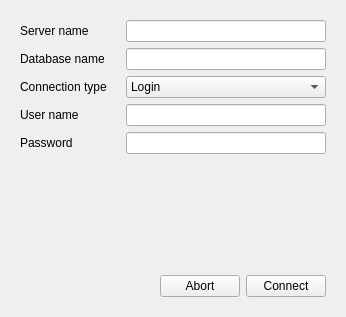
<?xml version="1.0" encoding="UTF-8"?>
<ui version="4.0">
 <class>AuthorizationWindow</class>
 <widget class="QWidget" name="AuthorizationWindow">
  <property name="geometry">
   <rect>
    <x>0</x>
    <y>0</y>
    <width>346</width>
    <height>317</height>
   </rect>
  </property>
  <property name="minimumSize">
   <size>
    <width>346</width>
    <height>317</height>
   </size>
  </property>
  <property name="maximumSize">
   <size>
    <width>346</width>
    <height>317</height>
   </size>
  </property>
  <property name="windowTitle">
   <string>Form</string>
  </property>
  <layout class="QVBoxLayout" name="verticalLayout_2">
   <item>
    <widget class="QFrame" name="settingsFrame">
     <layout class="QVBoxLayout" name="verticalLayout" stretch="1,0,0">
      <item>
       <layout class="QGridLayout" name="gridLayout" columnstretch="1,2">
        <item row="0" column="1">
         <widget class="QLineEdit" name="serverName"/>
        </item>
        <item row="2" column="1">
         <widget class="QComboBox" name="connectionType">
          <item>
           <property name="text">
            <string>Login</string>
           </property>
          </item>
          <item>
           <property name="text">
            <string>Trusted chanel</string>
           </property>
          </item>
         </widget>
        </item>
        <item row="1" column="1">
         <widget class="QLineEdit" name="databaseName"/>
        </item>
        <item row="4" column="0">
         <widget class="QLabel" name="label_5">
          <property name="text">
           <string>Password</string>
          </property>
         </widget>
        </item>
        <item row="0" column="0">
         <widget class="QLabel" name="label">
          <property name="text">
           <string>Server name</string>
          </property>
         </widget>
        </item>
        <item row="1" column="0">
         <widget class="QLabel" name="label_2">
          <property name="text">
           <string>Database name</string>
          </property>
         </widget>
        </item>
        <item row="3" column="1">
         <widget class="QLineEdit" name="userName"/>
        </item>
        <item row="4" column="1">
         <widget class="QLineEdit" name="password">
          <property name="echoMode">
           <enum>QLineEdit::Password</enum>
          </property>
         </widget>
        </item>
        <item row="2" column="0">
         <widget class="QLabel" name="label_3">
          <property name="text">
           <string>Connection type</string>
          </property>
         </widget>
        </item>
        <item row="3" column="0">
         <widget class="QLabel" name="label_4">
          <property name="text">
           <string>User name</string>
          </property>
         </widget>
        </item>
       </layout>
      </item>
      <item>
       <spacer name="verticalSpacer">
        <property name="orientation">
         <enum>Qt::Vertical</enum>
        </property>
        <property name="sizeHint" stdset="0">
         <size>
          <width>20</width>
          <height>40</height>
         </size>
        </property>
       </spacer>
      </item>
      <item>
       <layout class="QHBoxLayout" name="controlsLayout">
        <item>
         <spacer name="horizontalSpacer">
          <property name="orientation">
           <enum>Qt::Horizontal</enum>
          </property>
          <property name="sizeHint" stdset="0">
           <size>
            <width>40</width>
            <height>20</height>
           </size>
          </property>
         </spacer>
        </item>
        <item>
         <widget class="QPushButton" name="abort">
          <property name="text">
           <string>Abort</string>
          </property>
         </widget>
        </item>
        <item>
         <widget class="QPushButton" name="connect">
          <property name="text">
           <string>Connect</string>
          </property>
         </widget>
        </item>
       </layout>
      </item>
     </layout>
    </widget>
   </item>
  </layout>
 </widget>
 <resources/>
 <connections/>
</ui>
